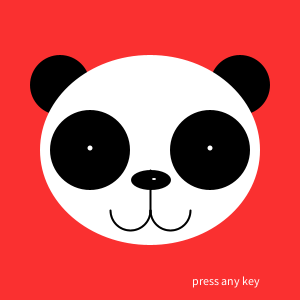
Frame 1 (no input)
Frame 60 (the mouse pressed at the canvas centre just before this capture): identical to frame 1, image omitted
Frame 120 (the mouse held since frame 60 and released just before this capture): identical to frame 1, image omitted

The Processing sketch that drew this single still picture (run headless with seeded random() and noise(); from frame 60 on, the mouse is pressed at the canvas centre):

// Processing sketch: processing_136380
// ── processing_136380.pde

//boolean flipFlop = false;
String keyPrompt = "press any key";

float noseWidth = 40;
float eyeBallDiam = 25;
float pupilDiam = 20;
float irisColorR = 0;
float irisColorG = 0;
float irisColorB = 0;
void setup(){
  size(300,300);
  background(#25E3DE);
  textSize(12);
}

void draw(){
  makeFace();
  text(keyPrompt,42,135);
}
void keyPressed(){
  noseWidth = random(35, 50);
  eyeBallDiam = random(10, 50);
  pupilDiam = random (15, 40);
  irisColorR = random(0,255);
  irisColorG = random(0,255);
  irisColorB = random(0,255);
  
  keyPrompt = ("");
}

void makeFace(){
  background(#FA3030);
  translate(150,150);
   
  rectMode(CENTER);
  noStroke();
  
  //ears
  fill(0);
  ellipse(-90,-65,60,60);
  ellipse(90,-65,60,60);
  
  //head
  fill(255);
  ellipse(0,0,220,190);
  
  //eyes
  fill(0);
  ellipse(-60,0,80,80);
  ellipse(60,0,80,80);
  ellipse(-60,0,50,40);
  ellipse(60,0,50,40);
  fill( irisColorR, irisColorG, irisColorB);
  ellipse(60,0,eyeBallDiam,eyeBallDiam);
  fill(irisColorR,irisColorG,irisColorB);
  ellipse(-60,0,eyeBallDiam,eyeBallDiam);
  fill(0);
  ellipse(-60,0, pupilDiam, pupilDiam);
  fill(0);
  ellipse(60,0, pupilDiam, pupilDiam);
  fill(255);
  ellipse(60,-2,5,5);
  ellipse(-60,-2,5,5);
  
  //nose
  fill(0);
  ellipse(1,30,noseWidth,20);
  fill(255);
  ellipse(4,29,4,2);
  
  //mouth
  strokeWeight(2);
  stroke(0);
  line(0,20,0,65);
  noFill();
  arc(-20,60,40,40,0,PI);
  arc(20,60,40,40,0,PI);
}
